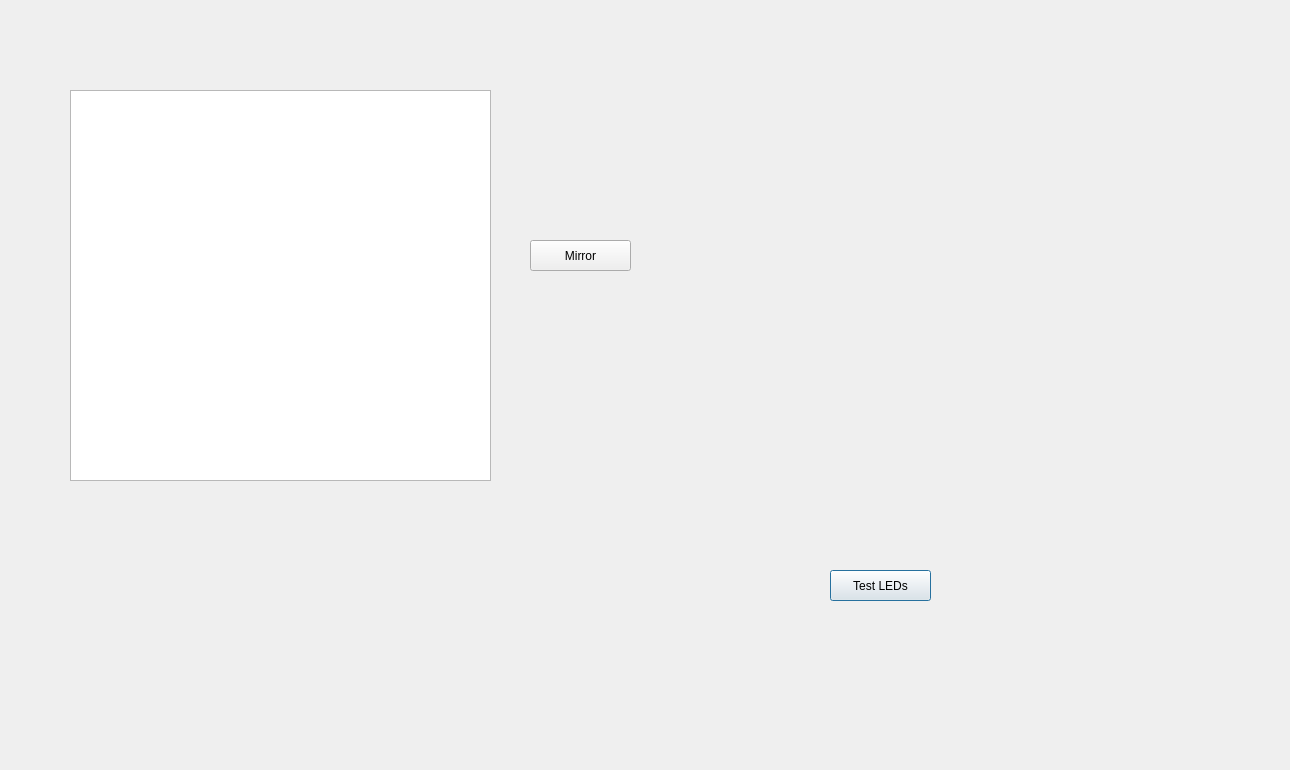
<?xml version="1.0" encoding="UTF-8"?>
<ui version="4.0">
 <class>Dialog</class>
 <widget class="QDialog" name="Dialog">
  <property name="geometry">
   <rect>
    <x>0</x>
    <y>0</y>
    <width>1290</width>
    <height>770</height>
   </rect>
  </property>
  <property name="windowTitle">
   <string>Dialog</string>
  </property>
  <widget class="QPushButton" name="bpTestLEDs">
   <property name="geometry">
    <rect>
     <x>830</x>
     <y>570</y>
     <width>101</width>
     <height>31</height>
    </rect>
   </property>
   <property name="text">
    <string>Test LEDs</string>
   </property>
  </widget>
  <widget class="QListView" name="lbProblemList">
   <property name="geometry">
    <rect>
     <x>70</x>
     <y>90</y>
     <width>421</width>
     <height>391</height>
    </rect>
   </property>
  </widget>
  <widget class="QPushButton" name="pbMirror">
   <property name="geometry">
    <rect>
     <x>530</x>
     <y>240</y>
     <width>101</width>
     <height>31</height>
    </rect>
   </property>
   <property name="text">
    <string>Mirror</string>
   </property>
  </widget>
 </widget>
 <resources/>
 <connections/>
</ui>
